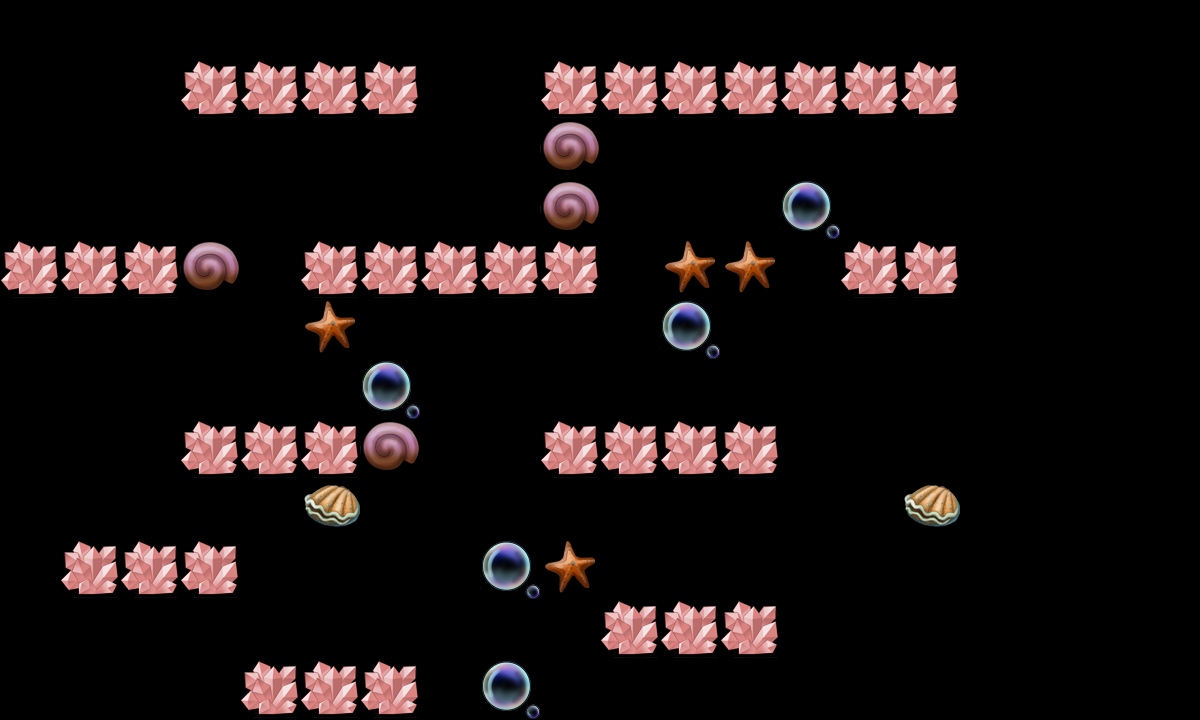

The image is a tile-based game level rendered from a .tmx file. Its description and source (layers, tilesets, objects; grid data summarised) follow:
An orthogonal 20x12 tile map with 60x60 px tiles, 2 tile layers (canDes, cannotDes) and 16 objects (re3, re1, re2, tankpoint, re4, ...).

<map version="1.0" orientation="orthogonal" width="20" height="12" tilewidth="60" tileheight="60">
 <tileset firstgid="1" name="tmw_desert_spacing" tilewidth="60" tileheight="60">
  <image source="tmw_desert_spacing.png" width="480" height="300" />
  <tile id="30">
   <properties>
    <property name="canDes" value="1" />
   </properties>
  </tile>
 </tileset>
 <layer name="canDes" width="20" height="12">
  <data>[240 cells, 15 non-empty, 4 distinct tile ids]</data>
 </layer>
 <layer name="cannotDes" width="20" height="12">
  <data>[240 cells, 37 non-empty, 1 distinct tile ids]</data>
 </layer>
 <objectgroup name="spawnPoints" width="20" height="12">
  <object name="re3" x="685" y="148" width="60" height="60" />
  <object name="re1" x="390" y="521" width="60" height="60" />
  <object name="re2" x="508" y="338" width="60" height="60" />
  <object name="tankpoint" x="803" y="638" width="60" height="60" />
  <object name="re4" x="842" y="150" width="60" height="60" />
  <object name="re5" x="131" y="332" width="60" height="60" />
  <object name="re6" x="753" y="334" width="60" height="60" />
  <object name="re7" x="327" y="156" width="62" height="59" />
 </objectgroup>
 <objectgroup name="roadPoints" width="20" height="12">
  <object name="p3" x="211" y="332" width="60" height="60" />
  <object name="p4" x="213" y="156" width="60" height="60" />
  <object name="p1" x="842" y="543" width="60" height="60" />
  <object name="p2" x="844" y="337" width="60" height="60" />
 </objectgroup>
 <objectgroup name="bossPoint" width="20" height="12" visible="0">
  <object name="boss1" x="240" y="60" width="60" height="60" />
 </objectgroup>
 <objectgroup name="buildingPoint" width="20" height="12" visible="0">
  <object name="building1" x="998" y="266" width="60" height="60" />
 </objectgroup>
 <objectgroup name="endPoint" width="20" height="12">
  <object name="endpoint" x="457" y="120" width="60" height="60" />
 </objectgroup>
 <objectgroup name="morePoint" width="20" height="12">
  <object name="morepoint" x="84" y="451" width="60" height="60" />
 </objectgroup>
</map>
